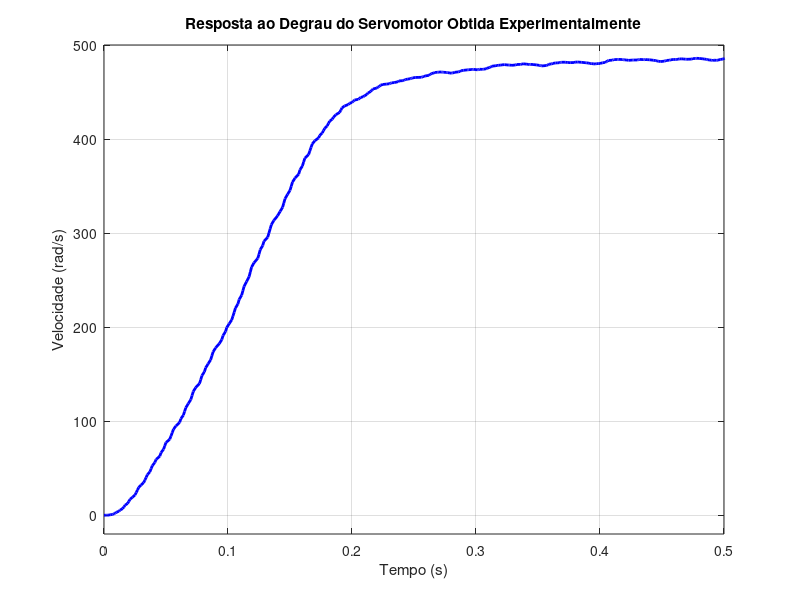

This chart was generated by the following MATLAB code:
clear all
close all
pkg load signal

[vel, tempo] = textread('./output/outputDegrau/output2024-05-25_12-55-46.txt', "%f,%f");

janela_mediana = 10; % Tamanho da janela para o filtro de mediana
janela_media = 10; % Tamanho da janela para o filtro de média

tempo_maximo_de_plot = 5;
idx_tempo_maximo_de_plot = Inf;

for i=1:1:length(tempo)
    if tempo(i) <= tempo_maximo_de_plot + .0001 && tempo(i) >= tempo_maximo_de_plot - .0001
        idx_tempo_maximo_de_plot = i
        break
    endif
endfor

disp(idx_tempo_maximo_de_plot)

if idx_tempo_maximo_de_plot ~= Inf
    vel = vel(1:idx_tempo_maximo_de_plot)
    tempo = tempo(1:idx_tempo_maximo_de_plot)
endif

% Aplicar filtro de média
b = (1/janela_media) * ones(1, janela_media);
a = 1;
vel_filt_media = filter(b, a, vel);

figure(1)
plot(tempo, vel_filt_media);
xlim([0 .5])
ylim([-20 500])
xlabel('Tempo (s)');
ylabel('Velocidade (rad/s)');
h = get(gca, 'Children');
set(h(1), 'Color', 'b');
set(h(1), 'LineWidth', 2);
grid on;

# Alterar conforme necessidade
title('Resposta ao Degrau do Servomotor Obtida Experimentalmente');
